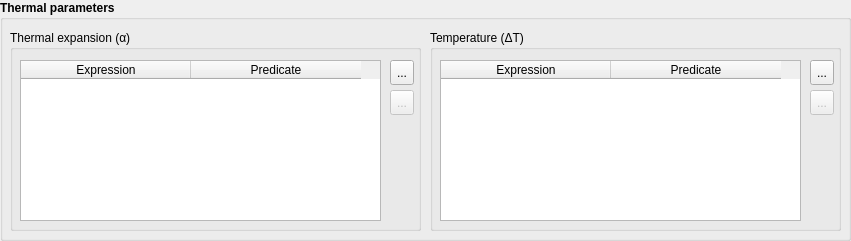
  <widget class="QGroupBox" name="groupBox_3">
   <property name="geometry">
    <rect>
     <x>10</x>
     <y>440</y>
     <width>851</width>
     <height>241</height>
    </rect>
   </property>
   <property name="font">
    <font>
     <weight>75</weight>
     <bold>true</bold>
    </font>
   </property>
   <property name="title">
    <string>Thermal parameters</string>
   </property>
   <widget class="QGroupBox" name="gbTemperature">
    <property name="geometry">
     <rect>
      <x>430</x>
      <y>30</y>
      <width>411</width>
      <height>201</height>
     </rect>
    </property>
    <property name="font">
     <font>
      <weight>50</weight>
      <bold>false</bold>
     </font>
    </property>
    <property name="title">
     <string>Temperature (ΔT)</string>
    </property>
    <widget class="QTableWidget" name="twTemperature">
     <property name="geometry">
      <rect>
       <x>10</x>
       <y>30</y>
       <width>361</width>
       <height>161</height>
      </rect>
     </property>
     <property name="font">
      <font>
       <weight>50</weight>
       <bold>false</bold>
      </font>
     </property>
     <attribute name="horizontalHeaderDefaultSectionSize">
      <number>170</number>
     </attribute>
     <column>
      <property name="text">
       <string>Expression</string>
      </property>
     </column>
     <column>
      <property name="text">
       <string>Predicate</string>
      </property>
     </column>
    </widget>
    <widget class="QToolButton" name="tbRemoveTemperature">
     <property name="enabled">
      <bool>false</bool>
     </property>
     <property name="geometry">
      <rect>
       <x>380</x>
       <y>60</y>
       <width>24</width>
       <height>25</height>
      </rect>
     </property>
     <property name="toolTip">
      <string>Remove the current row</string>
     </property>
     <property name="statusTip">
      <string>Remove the current row</string>
     </property>
     <property name="text">
      <string>...</string>
     </property>
     <property name="icon">
      <iconset resource="QFEM.qrc">
       <normaloff>:/images/Del.png</normaloff>:/images/Del.png</iconset>
     </property>
    </widget>
    <widget class="QToolButton" name="tbAddTemperature">
     <property name="geometry">
      <rect>
       <x>380</x>
       <y>30</y>
       <width>24</width>
       <height>25</height>
      </rect>
     </property>
     <property name="toolTip">
      <string>Add new row</string>
     </property>
     <property name="statusTip">
      <string>Add new row</string>
     </property>
     <property name="text">
      <string>...</string>
     </property>
     <property name="icon">
      <iconset resource="QFEM.qrc">
       <normaloff>:/images/Add.png</normaloff>:/images/Add.png</iconset>
     </property>
    </widget>
   </widget>
   <widget class="QGroupBox" name="gbThermalExpansion">
    <property name="geometry">
     <rect>
      <x>10</x>
      <y>30</y>
      <width>411</width>
      <height>201</height>
     </rect>
    </property>
    <property name="font">
     <font>
      <weight>50</weight>
      <bold>false</bold>
     </font>
    </property>
    <property name="title">
     <string>Thermal expansion (α)</string>
    </property>
    <widget class="QTableWidget" name="twThermalExpansion">
     <property name="geometry">
      <rect>
       <x>10</x>
       <y>30</y>
       <width>361</width>
       <height>161</height>
      </rect>
     </property>
     <property name="font">
      <font>
       <weight>50</weight>
       <bold>false</bold>
      </font>
     </property>
     <attribute name="horizontalHeaderDefaultSectionSize">
      <number>170</number>
     </attribute>
     <column>
      <property name="text">
       <string>Expression</string>
      </property>
     </column>
     <column>
      <property name="text">
       <string>Predicate</string>
      </property>
     </column>
    </widget>
    <widget class="QToolButton" name="tbRemoveThermalExpansion">
     <property name="enabled">
      <bool>false</bool>
     </property>
     <property name="geometry">
      <rect>
       <x>380</x>
       <y>60</y>
       <width>24</width>
       <height>25</height>
      </rect>
     </property>
     <property name="toolTip">
      <string>Remove the current row</string>
     </property>
     <property name="statusTip">
      <string>Remove the current row</string>
     </property>
     <property name="text">
      <string>...</string>
     </property>
     <property name="icon">
      <iconset resource="QFEM.qrc">
       <normaloff>:/images/Del.png</normaloff>:/images/Del.png</iconset>
     </property>
    </widget>
    <widget class="QToolButton" name="tbAddThermalExpansion">
     <property name="geometry">
      <rect>
       <x>380</x>
       <y>30</y>
       <width>24</width>
       <height>25</height>
      </rect>
     </property>
     <property name="toolTip">
      <string>Add new row</string>
     </property>
     <property name="statusTip">
      <string>Add new row</string>
     </property>
     <property name="text">
      <string>...</string>
     </property>
     <property name="icon">
      <iconset resource="QFEM.qrc">
       <normaloff>:/images/Add.png</normaloff>:/images/Add.png</iconset>
     </property>
    </widget>
   </widget>
  </widget>
